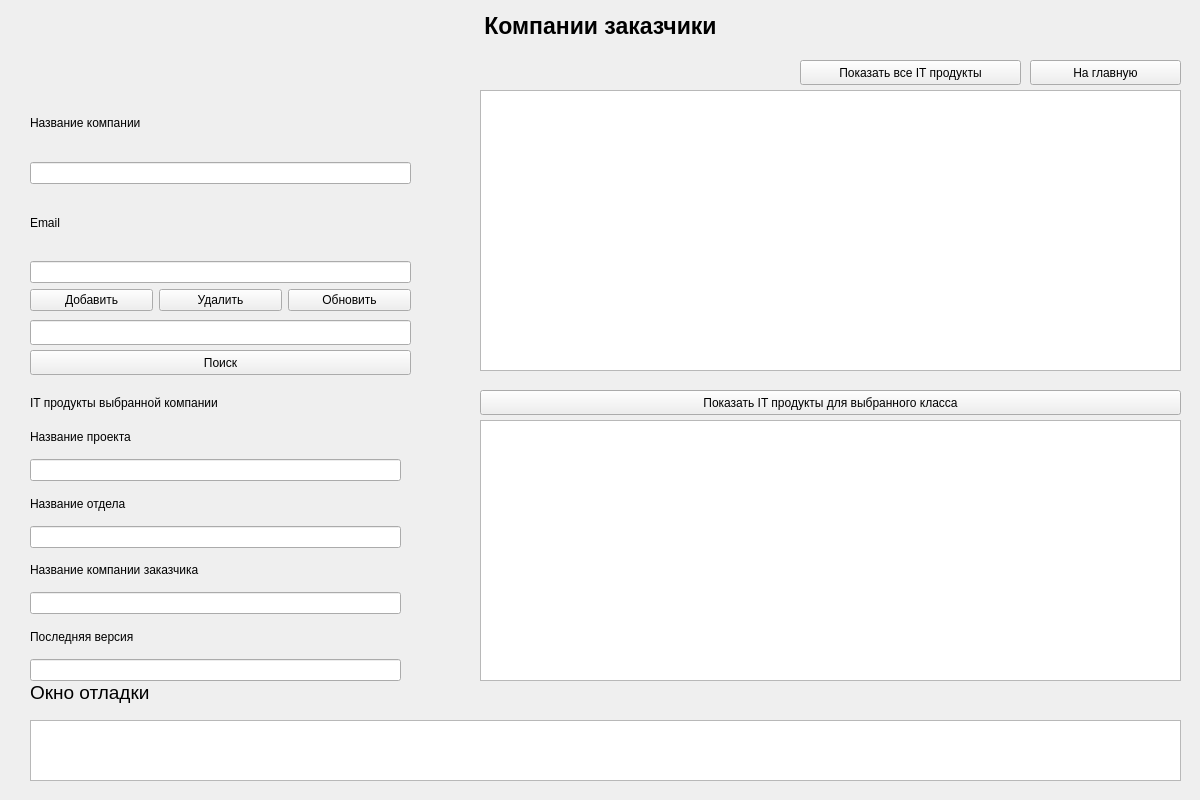
<?xml version="1.0" encoding="UTF-8"?>
<ui version="4.0">
 <class>comanies</class>
 <widget class="QWidget" name="comanies">
  <property name="geometry">
   <rect>
    <x>0</x>
    <y>0</y>
    <width>1200</width>
    <height>800</height>
   </rect>
  </property>
  <property name="windowTitle">
   <string>Form</string>
  </property>
  <widget class="QLabel" name="label_2">
   <property name="geometry">
    <rect>
     <x>30</x>
     <y>680</y>
     <width>291</width>
     <height>25</height>
    </rect>
   </property>
   <property name="font">
    <font>
     <pointsize>14</pointsize>
    </font>
   </property>
   <property name="text">
    <string>Окно отладки</string>
   </property>
  </widget>
  <widget class="QPushButton" name="btnShowProducts">
   <property name="geometry">
    <rect>
     <x>480</x>
     <y>390</y>
     <width>701</width>
     <height>25</height>
    </rect>
   </property>
   <property name="text">
    <string>Показать IT продукты для выбранного класса</string>
   </property>
  </widget>
  <widget class="QTableWidget" name="twProducts">
   <property name="geometry">
    <rect>
     <x>480</x>
     <y>420</y>
     <width>701</width>
     <height>261</height>
    </rect>
   </property>
  </widget>
  <widget class="QPushButton" name="btnSearch">
   <property name="geometry">
    <rect>
     <x>30</x>
     <y>350</y>
     <width>381</width>
     <height>25</height>
    </rect>
   </property>
   <property name="text">
    <string>Поиск</string>
   </property>
  </widget>
  <widget class="QLabel" name="label_3">
   <property name="geometry">
    <rect>
     <x>30</x>
     <y>390</y>
     <width>381</width>
     <height>25</height>
    </rect>
   </property>
   <property name="text">
    <string>IT продукты выбранной компании</string>
   </property>
  </widget>
  <widget class="QPushButton" name="btnBack">
   <property name="geometry">
    <rect>
     <x>1030</x>
     <y>60</y>
     <width>151</width>
     <height>25</height>
    </rect>
   </property>
   <property name="text">
    <string>На главную</string>
   </property>
  </widget>
  <widget class="QWidget" name="layoutWidget">
   <property name="geometry">
    <rect>
     <x>30</x>
     <y>90</y>
     <width>381</width>
     <height>221</height>
    </rect>
   </property>
   <layout class="QGridLayout" name="gridLayout_4">
    <item row="3" column="0">
     <widget class="QLabel" name="label_27">
      <property name="text">
       <string>Email</string>
      </property>
     </widget>
    </item>
    <item row="2" column="0">
     <widget class="QLineEdit" name="leNameCompany_2"/>
    </item>
    <item row="0" column="0">
     <widget class="QLabel" name="label_28">
      <property name="text">
       <string>Название компании</string>
      </property>
     </widget>
    </item>
    <item row="6" column="0">
     <layout class="QGridLayout" name="gridLayout_5">
      <item row="0" column="0">
       <widget class="QPushButton" name="btnAdd_2">
        <property name="text">
         <string>Добавить</string>
        </property>
       </widget>
      </item>
      <item row="0" column="1">
       <widget class="QPushButton" name="btnDelete_2">
        <property name="text">
         <string>Удалить</string>
        </property>
       </widget>
      </item>
      <item row="0" column="2">
       <widget class="QPushButton" name="btnUpdate_2">
        <property name="text">
         <string>Обновить</string>
        </property>
       </widget>
      </item>
     </layout>
    </item>
    <item row="4" column="0">
     <widget class="QLineEdit" name="leEmailCompany_2"/>
    </item>
   </layout>
  </widget>
  <widget class="QWidget" name="layoutWidget_2">
   <property name="geometry">
    <rect>
     <x>30</x>
     <y>420</y>
     <width>371</width>
     <height>261</height>
    </rect>
   </property>
   <layout class="QGridLayout" name="gridLayout_6">
    <item row="6" column="0">
     <widget class="QLineEdit" name="leCompanyNameProduct_2"/>
    </item>
    <item row="2" column="0">
     <widget class="QLineEdit" name="leNameProduct_2"/>
    </item>
    <item row="8" column="0">
     <widget class="QLineEdit" name="leVersionProduct_2"/>
    </item>
    <item row="4" column="0">
     <widget class="QLineEdit" name="leComandNameProduct_2"/>
    </item>
    <item row="7" column="0">
     <widget class="QLabel" name="label_29">
      <property name="text">
       <string>Последняя версия</string>
      </property>
     </widget>
    </item>
    <item row="5" column="0">
     <widget class="QLabel" name="label_30">
      <property name="text">
       <string>Название компании заказчика</string>
      </property>
     </widget>
    </item>
    <item row="3" column="0">
     <widget class="QLabel" name="label_31">
      <property name="text">
       <string>Название отдела</string>
      </property>
     </widget>
    </item>
    <item row="0" column="0">
     <widget class="QLabel" name="label_32">
      <property name="text">
       <string>Название проекта</string>
      </property>
     </widget>
    </item>
   </layout>
  </widget>
  <widget class="QLineEdit" name="leCompanyNameSearch">
   <property name="geometry">
    <rect>
     <x>30</x>
     <y>320</y>
     <width>381</width>
     <height>25</height>
    </rect>
   </property>
   <property name="inputMask">
    <string extracomment="Введите ФИО Ученика для поиска"/>
   </property>
  </widget>
  <widget class="QPushButton" name="btnSelectAll">
   <property name="geometry">
    <rect>
     <x>800</x>
     <y>60</y>
     <width>221</width>
     <height>25</height>
    </rect>
   </property>
   <property name="text">
    <string>Показать все IT продукты</string>
   </property>
  </widget>
  <widget class="QLabel" name="label">
   <property name="geometry">
    <rect>
     <x>10</x>
     <y>10</y>
     <width>1181</width>
     <height>31</height>
    </rect>
   </property>
   <property name="font">
    <font>
     <pointsize>17</pointsize>
     <weight>75</weight>
     <bold>true</bold>
    </font>
   </property>
   <property name="text">
    <string>Компании заказчики</string>
   </property>
   <property name="alignment">
    <set>Qt::AlignCenter</set>
   </property>
  </widget>
  <widget class="QTextEdit" name="teCompany">
   <property name="geometry">
    <rect>
     <x>30</x>
     <y>720</y>
     <width>1151</width>
     <height>61</height>
    </rect>
   </property>
  </widget>
  <widget class="QTableWidget" name="twCompany">
   <property name="geometry">
    <rect>
     <x>480</x>
     <y>90</y>
     <width>701</width>
     <height>281</height>
    </rect>
   </property>
  </widget>
 </widget>
 <resources/>
 <connections/>
</ui>
